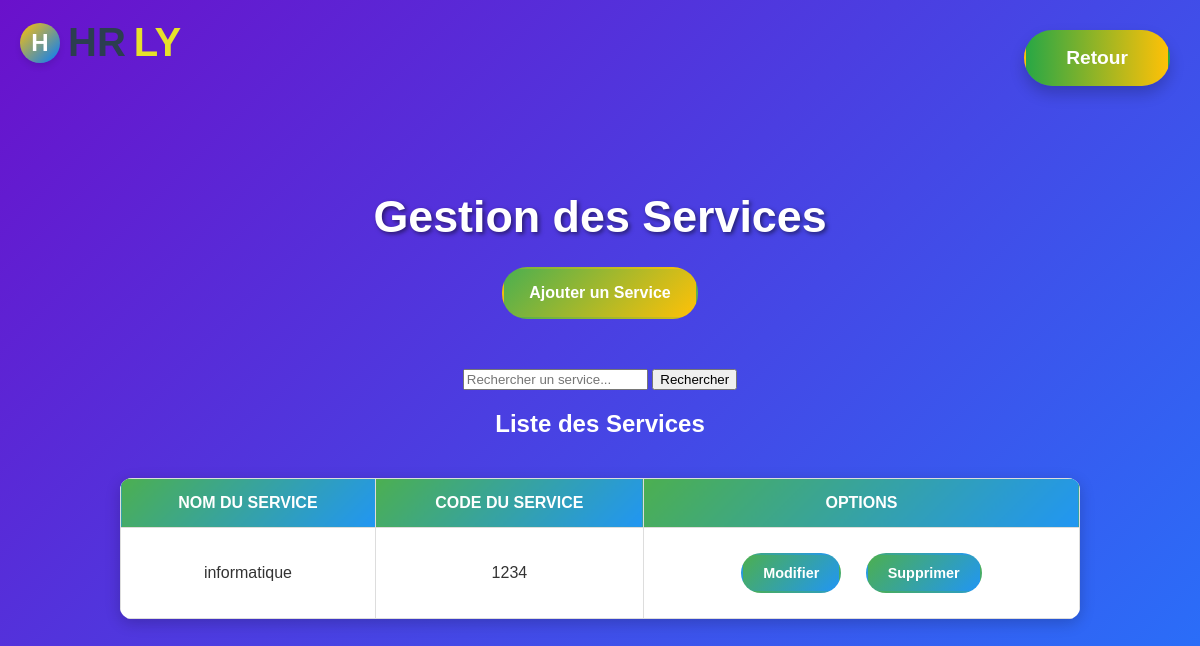
The page /main/agentrh/gestion_service/ on the database as committed earlier.
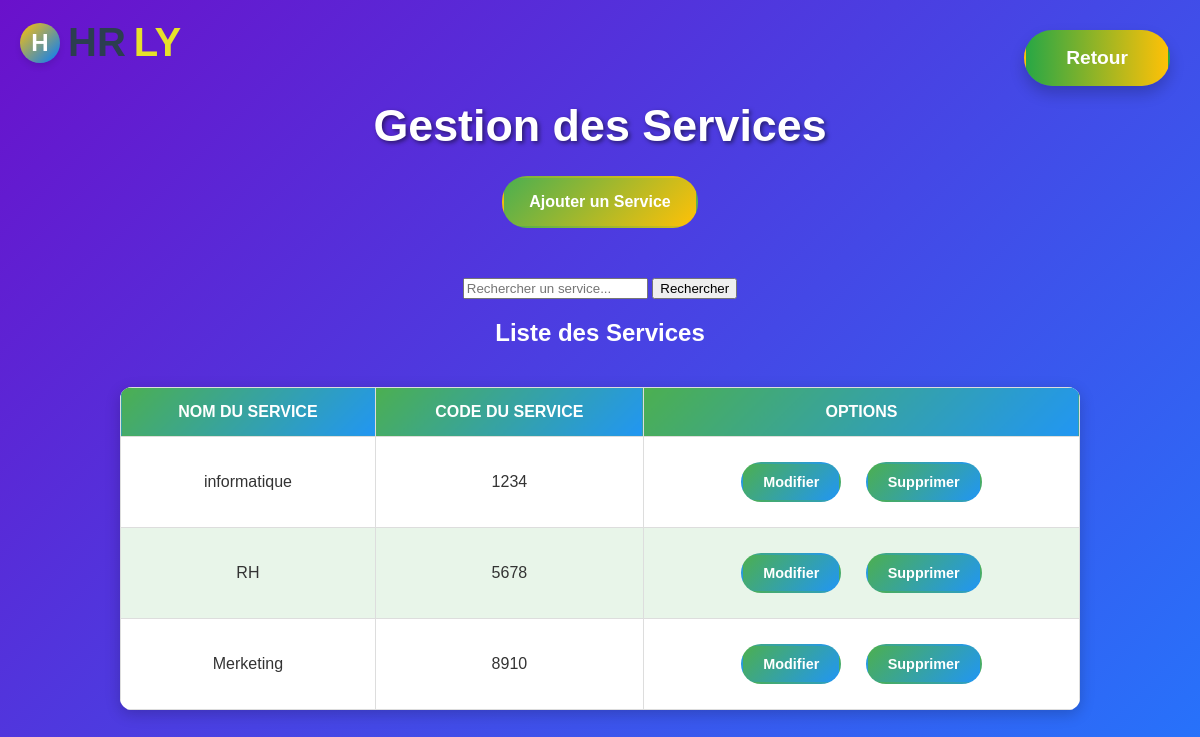
The same page on the database as committed later.
### projectapp/models.py (models this page shows, shortened)
class Service(models.Model):
    nom_service = models.CharField(max_length=100)
    code_service = models.CharField(max_length=10)

### projectapp/views.py (the view)
# urls.py: path('agentrh/gestion_service/',views.gestion_service,name='gestion_service'),
def gestion_service(request):
    query = request.GET.get('q', '')
    if query:
        services = Service.objects.filter(
            Q(nom_service__icontains=query) | Q(code_service__icontains=query)
        )
    else:
        services = Service.objects.all()
    context = {
        'services': services,
        'query': query,
    }
    return render(request, 'rh/services/gestion_service.html', context)

### projectapp/templates/rh/services/gestion_service.html (shortened to what this page needs)
<!DOCTYPE html>
<html lang="en">
<head>
</head>
<body>
    <header class="logo">
        <div class="logo-icon">H</div>
        <span>HR</span><span>ly</span>
    </header>
    <h1>Gestion des Services</h1>
    <div class="buttons-container">
        <a href="{% url 'service_create' %}" class="add-service">Ajouter un Service</a>
        <a href="{% url 'main_rh' %}" class="btn-retour">Retour</a>
    </div>
    <div class="search-bar">
        <form method="GET" action="">
            <input type="text" name="q" placeholder="Rechercher un service..." value="{{ query }}">
            <button type="submit">Rechercher</button>
        </form>
    </div>
    <h2>Liste des Services</h2>
    <table>
        <thead>
            <tr>
                <th>Nom du Service</th>
                <th>Code du Service</th>
                <th>Options</th>
            </tr>
        </thead>
        <tbody>
            {% for service in services %}
            <tr>
                <td>{{ service.nom_service }}</td>
                <td>{{ service.code_service }}</td>
                <td class="options">
                    <a href="{% url 'service_update' service.pk %}">Modifier</a>
                    <a href="{% url 'service_delete' service.pk %}" class="delete">Supprimer</a>
                </td>
            </tr>
            {% empty %}
            <tr>
                <td colspan="3">Aucun service trouvé.</td>
            </tr>
            {% endfor %}
        </tbody>
    </table>
</body>
</html>

Rows that differ between the two databases and show on the page:
added Service: nom_service "RH", code_service "5678"
added Service: nom_service "Merketing", code_service "8910"
